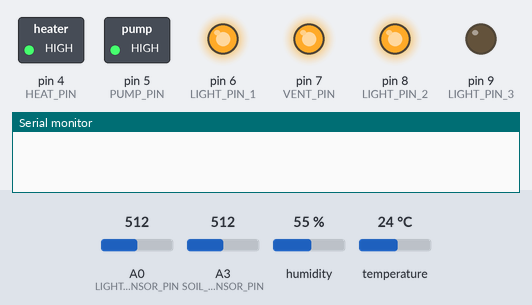
A sketch run on a simulated Arduino Uno, built with avr-gcc and run on an emulated ATmega328P. Shown: switched loads named in the sketch (green lamp = pin HIGH), output pins drawn as LEDs (lit = HIGH), the last lines printed to the serial monitor. Inputs (shaded band) come from the test bench; at power-on: temperature 24 °C, A0 (LIGHT_SENSOR_PIN) = 512, A3 (SOIL_MOISTURE_SENSOR_PIN) = 512, humidity 55 %.

Above: at 1.2 s.
1.3 s: temperature set to 28 °C
7.3 s: temperature set to 31 °C
At 8.7 s:
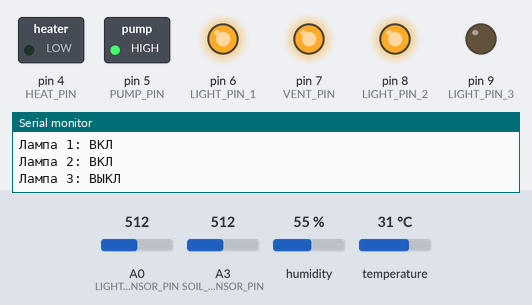
13.3 s: temperature set to 12 °C
At 16.9 s:
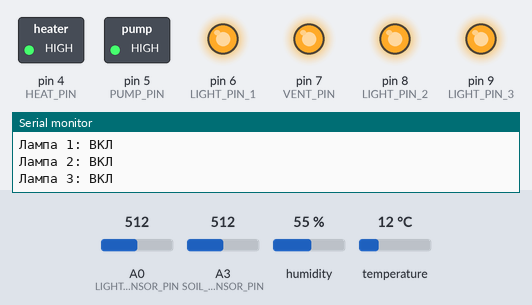
19.3 s: A0 (LIGHT_SENSOR_PIN) set to 486
At 25.0 s:
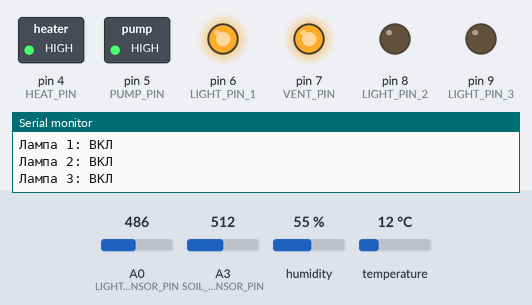
25.3 s: A0 (LIGHT_SENSOR_PIN) set to 315
27.7 s: A0 (LIGHT_SENSOR_PIN) set to 290
At 29.6 s:
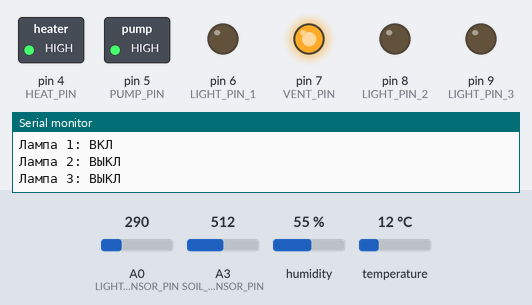
Timing chart, 0 to 34.7 s (numbered marks = the images above; inputs shaded):
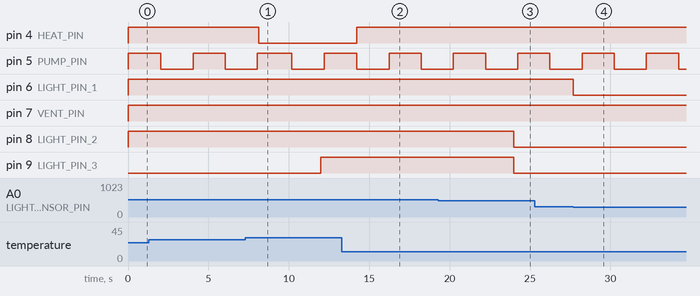

Measured:
- the behaviour switches between 29 and 30 °C on temperature (found by bisection; images 0 and 1)
- the behaviour switches between 500 and 499 on A0 (LIGHT_SENSOR_PIN) (found by bisection; images 2 and 3)
- the behaviour switches between 300 and 299 on A0 (LIGHT_SENSOR_PIN) (found by bisection; images 3 and 4)
- after the input at 7.3 s, pin 4 (HEAT_PIN): HIGH → LOW after 0.82 s
- after the input at 13.3 s, pin 4 (HEAT_PIN): LOW → HIGH after 0.92 s
- after the input at 19.3 s, pin 8 (LIGHT_PIN_2): HIGH → LOW after 4.7 s
- after the input at 27.7 s, pin 6 (LIGHT_PIN_1): HIGH → LOW at once
- by itself, pin 5 (PUMP_PIN): alternates HIGH for 2.0 s and LOW for 2.0 s

The sketch:

teplica_1.ino
```cpp
#include <DHT.h>

#define PUMP_PIN 5
#define LIGHT_PIN_1 6  // Первая лампа
#define LIGHT_PIN_2 8  // Вторая лампа
#define LIGHT_PIN_3 9  // Третья лампа
#define HEAT_PIN 4
#define VENT_PIN 7

#define TEMP_HUMID_SENSOR_PIN 12
#define SOIL_MOISTURE_SENSOR_PIN 3
#define LIGHT_SENSOR_PIN 0

// Класс для управления одной лампой
class Lamp {
private:
    int pin;
    bool is_on;

public:
    Lamp(int lampPin) : pin(lampPin), is_on(false) {
      pinMode(pin, OUTPUT);
      }

    void power() {
        digitalWrite(pin, is_on ? HIGH : LOW);
    }

    void set_state(bool state) {
        is_on = state;
    }

    bool get_state() const {
        return is_on;
    }
};

// Класс для управления массивом ламп
class LampArray {
private:
    Lamp* lamps[3];

public:
    LampArray(int pin1, int pin2, int pin3) {
        lamps[0] = new Lamp(pin1);
        lamps[1] = new Lamp(pin2);
        lamps[2] = new Lamp(pin3);
    }

    ~LampArray() {
        delete lamps[0];
        delete lamps[1];
        delete lamps[2];
    }

    void power() {
        lamps[0]->power();
        lamps[1]->power();
        lamps[2]->power();
    }

    void set_state(int index, bool state) {
        if (index >= 0 && index < 3) {
            lamps[index]->set_state(state);
        }
    }

    bool get_state(int index) const {
        if (index >= 0 && index < 3) {
            return lamps[index]->get_state();
        }
        return false;
    }
};

// Создаем объект для управления лампами
LampArray myLamps(LIGHT_PIN_1, LIGHT_PIN_2, LIGHT_PIN_3);

// Переменные для показаний датчиков
int airHumidity;
int tempValue;
int soilMoisture;
int lightLevel;

// Состояния устройств
bool heatActive;
bool ventActive;
bool soilLowMoisture;
bool pumpActive;

unsigned long lastTime = 0;
unsigned long currentTime;
const unsigned long dayTime = 12*1000;
const unsigned long nightTime = 12*1000;
bool isNight;

unsigned long lastSerialTime = 0;
const unsigned long serialInterval = 5000;

unsigned long startWateringTime = 0;
unsigned long stopWateringTime = 0;
const unsigned long wateringDuration = 2000;
const unsigned long wateringDelay = 2000;
bool wateringInProgress = false;
bool pumpCurrentlyActive;

struct SensorLimits{
  int temperature;
  int air_humidity;
  int soil_moisture;
  int light_low;     // Порог для включения 1 лампы
  int light_medium;  // Порог для включения 2 ламп
  int light_high;    // Порог для включения 3 ламп
};

struct SensorLimits minValues;
struct SensorLimits maxValues;

DHT dht(TEMP_HUMID_SENSOR_PIN, DHT11);

void setup() {
  Serial.begin(9600);
  dht.begin();
  pinMode(PUMP_PIN, OUTPUT);
  pinMode(HEAT_PIN, OUTPUT);
  pinMode(VENT_PIN, OUTPUT);
  initializeLimits();
}

void updateDayNightCycle(){
  currentTime = millis();
  if (currentTime - lastTime < dayTime){
    isNight = false;
  }
  else if (currentTime - lastTime > dayTime && currentTime - lastTime < nightTime + dayTime){
    isNight = true;
  }
  else if (currentTime - lastTime > nightTime){
    isNight = false;
    lastTime = currentTime;
  }
}

void control_light(LampArray& lamps, bool is_night, int light_level) {
  if (is_night) {
    // Ночью включаем все три лампы
    lamps.set_state(0, true);
    lamps.set_state(1, true);
    lamps.set_state(2, true);
  } else {
    // Днем регулируем освещение в зависимости от уровня освещенности
    if (light_level >= maxValues.light_high) {
      // Очень темно - включаем все три лампы
      lamps.set_state(0, true);
      lamps.set_state(1, true);
      lamps.set_state(2, true);
    } else if (light_level >= maxValues.light_medium) {
      // Средняя освещенность - включаем две лампы
      lamps.set_state(0, true);
      lamps.set_state(1, true);
      lamps.set_state(2, false);
    } else if (light_level >= maxValues.light_low) {
      // Немного темно - включаем одну лампу
      lamps.set_state(0, true);
      lamps.set_state(1, false);
      lamps.set_state(2, false);
    } else {
      // Достаточно светло - выключаем все лампы
      lamps.set_state(0, false);
      lamps.set_state(1, false);
      lamps.set_state(2, false);
    }
  }
}

void checkTemperature(const int temperature){
  if (temperature < minValues.temperature){
    heatActive = true;
  }
  else if (temperature >= maxValues.temperature){
    heatActive = false;
  }
}

void checkAirHumidity(const int air_humidity){
  if (air_humidity > maxValues.air_humidity){
    ventActive = true;
  }
  else if (air_humidity <= minValues.air_humidity){
    ventActive = false;
  }
}

void checkSoilMoisture(const int humidity){
  if (soilMoisture < minValues.soil_moisture){
    soilLowMoisture = true;
  }
  else if (soilMoisture >= maxValues.soil_moisture){
    soilLowMoisture = false;
  }
}

void controlHeat(const bool heat_on){
  if (heat_on == true){
    digitalWrite(HEAT_PIN , HIGH);
  }
  else{
    digitalWrite(HEAT_PIN , LOW);
  }
}

void controlVent(const bool vent_on, const bool heat_on){
  if (vent_on == true || heat_on == true){
    digitalWrite(VENT_PIN , HIGH);
  }
  else{
    digitalWrite(VENT_PIN , LOW);
  }
}

void decidePumpActivation(const bool moisture_low){
   if (moisture_low == false){  //Полив не нужен
    pumpActive = false;
    wateringInProgress = false;
  }
  else {
    if (wateringInProgress == true && pumpCurrentlyActive == true){  //Полив в процессе, работает насос
      if (currentTime - startWateringTime < wateringDuration){  //Период полива
        pumpActive = true;
      }
      else{
        pumpActive = false;  //Переход в режим ожидания
        pumpCurrentlyActive = false;
        stopWateringTime = currentTime;
      }
    }
    else if (wateringInProgress == true && pumpCurrentlyActive == false){  //Режим ожидания
      if (currentTime - stopWateringTime < wateringDelay){
          pumpActive = false;
      }
      else{
          wateringInProgress = false;  //Почва была влажной, стала сухой
      }
    }
    else if (wateringInProgress == false){
      pumpCurrentlyActive = true;
      startWateringTime = currentTime;
      wateringInProgress = true;
    }
  }
}

void controlWaterPump(const bool pump_on){
    if (pump_on == true){
    digitalWrite(PUMP_PIN , HIGH);
  }
  else{
    digitalWrite(PUMP_PIN , LOW);
  }
}

void initializeLimits(){
  minValues.temperature = 29;
  minValues.air_humidity = 20;
  minValues.soil_moisture = 900;

  // Пороги освещенности для включения разного количества ламп
  // Чем выше значение с датчика, тем темнее
  maxValues.light_low = 300;    // Включение 1 лампы
  maxValues.light_medium = 500; // Включение 2 ламп
  maxValues.light_high = 700;   // Включение 3 ламп

  maxValues.temperature = 30;
  maxValues.air_humidity = 40;
  maxValues.soil_moisture = 10;
}

void printSensorData(){
  Serial.print("Температура: ");
  Serial.println(tempValue);
  Serial.print("Влажность воздуха: ");
  Serial.println(airHumidity);
  Serial.print("Влажность почвы: ");
  Serial.println(soilMoisture);
  Serial.print("Освещенность: ");
  Serial.println(lightLevel);
  Serial.print("Лампа 1: ");
  Serial.println(myLamps.get_state(0) ? "ВКЛ" : "ВЫКЛ");
  Serial.print("Лампа 2: ");
  Serial.println(myLamps.get_state(1) ? "ВКЛ" : "ВЫКЛ");
  Serial.print("Лампа 3: ");
  Serial.println(myLamps.get_state(2) ? "ВКЛ" : "ВЫКЛ");
  Serial.println();
}

void loop(){
  // Чтение данных с датчиков
  airHumidity = dht.readHumidity();
  tempValue = dht.readTemperature();
  soilMoisture = analogRead(SOIL_MOISTURE_SENSOR_PIN);
  lightLevel = analogRead(LIGHT_SENSOR_PIN);

  // Обновление состояний
  updateDayNightCycle();
  checkTemperature(tempValue);
  checkAirHumidity(airHumidity);
  checkSoilMoisture(soilMoisture);

  // Управление устройствами
  control_light(myLamps, isNight, lightLevel);
  controlHeat(heatActive);
  controlVent(ventActive, heatActive);
  decidePumpActivation(soilLowMoisture);
  controlWaterPump(pumpActive);

  // Применяем состояния к лампам
  myLamps.power();

  if (currentTime - lastSerialTime >= serialInterval) {
    printSensorData();
    lastSerialTime = currentTime;
  }
}
```

Task1_BobAlice.cpp
```cpp
#include <stdio.h>
#include <stdlib.h>
#include <math.h>

typedef long long int Money; // RUB

typedef struct {
    Money savings;
    Money salary;
    typedef struct {
        Money monthly_fee; // ипотечный платеж
        Money utility_expenses; // КУ
        Money property_value; // стоимость жилья
        Money rent; // аренда жилья для Боба
    } Home; // структура в структуре - объединены расходы на жилье
    Money food_expenses;
    Money other_expenses;
    Money expenses;
    Home home;
} Person;

bool bob_buy = false; // Боб купил квартиру

Person alice;
Person bob;

static void alice_init()
{
    alice.savings = 0;
    alice.salary = 220 * 1000;
    alice.home.monthly_fee = 130 * 1000;
    alice.home.property_value = 9610579;
    alice.home.utility_expenses = 5000;
    alice.food_expenses = alice.salary * 0.1;
    alice.other_expenses = alice.salary * 0.05;
    alice.expenses = 0;
}


static void bob_init()
{
    bob.savings = 2000 * 1000;
    bob.salary = 220 * 1000;
    bob.home.rent = 42 * 1000;
    bob.home.property_value = 0;
    bob.home.utility_expenses = 5000;
    bob.food_expenses = bob.salary * 0.1;
    bob.other_expenses = bob.salary * 0.05;
    bob.expenses = 0;
}


static void alice_salary(const int month)
{
    alice.savings += alice.salary;

    if (month == 12) {
        alice.salary *= 1.02;
    }
}


static void alice_expenses(const int month)
{

    alice.expenses = alice.home.utility_expenses + alice.food_expenses + alice.other_expenses + alice.home.monthly_fee;

    if (month == 12) {
        alice.home.utility_expenses *= 1.07;
        alice.food_expenses *= 1.07;
        alice.other_expenses *= 1.07;
    }

}


static void alice_savings(const int month)
{
    alice.savings -= alice.expenses;

    if (month == 12) {
        alice.savings *= 1.06; // Алиса кладёт остатки на накопительный счёт
    }

    if (month == 12) {
        alice.home.property_value *= 1.02;
    }
}


static void bob_salary(const int month)
{
    bob.savings += bob.salary;

    if (month == 12) {
        bob.salary *= 1.02;
    }
}


static void bob_expenses(const int year, const int month)
{
    if (bob_buy == false) {
        bob.expenses = bob.home.utility_expenses + bob.food_expenses + bob.other_expenses + bob.home.rent;
    }
    else {
        bob.expenses = bob.home.utility_expenses + bob.food_expenses + bob.other_expenses;
    }

    if (month == 12) {
        bob.home.utility_expenses *= 1.07;
        bob.food_expenses *= 1.07;
        bob.other_expenses *= 1.07;
        bob.home.rent *= 1.03;
    }
}


static void bob_savings(const int month)
{
    bob.savings -= bob.expenses;

    if (month == 12) {
        bob.savings *= 1.06;
    }

    if (month == 12) {
        bob.home.property_value *= 1.02;
    }
}

static void bob_buy_home(const int year, const int month)
{
    if (bob.savings >= alice.home.property_value && bob_buy == false) {
        printf("Bob buy home date = %lld, %lld \n", year, month);
        bob.savings -= alice.home.property_value;
        bob.home.property_value = alice.home.property_value;
        bob_buy = true;
    }
}


static void print_info_alice() {
    printf("Alice capital = %lld RUB\n", alice.savings + alice.home.property_value);
}


static void print_info_bob() {
    printf("Bob capital = %lld RUB\n", bob.savings + bob.home.property_value);
}


static void simulation()
{
    int year = 2025;
    int month = 9;

    while (!((year == 2025 + 20) && (month == 10))) {

        alice_salary(month);
        alice_expenses(month);
        alice_savings(month);

        bob_salary(month);
        bob_expenses(year, month);
        bob_savings(month);
        bob_buy_home(year, month);

        ++month;
        if (month == 13)
        {
            month = 1;
            ++year;
        }
    }
}


int main() {

    alice_init();
    bob_init();

    simulation();

    print_info_alice();
    print_info_bob();

    return 0;
}
```
